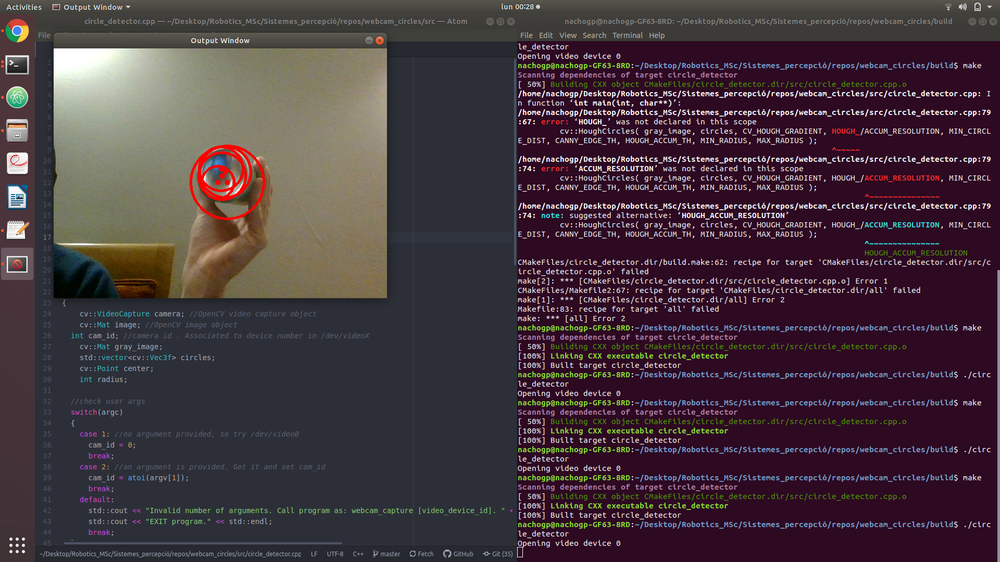
//> input picture imatge3.png, 1000 x 562 px, shrunk from 1920 x 1080 before the run, given in place of the camera
$ ./circle_detector 3   (built with g++ and OpenCV 4)
//> lines starting //> are read from the running program, lines starting //| are printed output that depends on the picture

//OpenCV
#include "opencv2/opencv.hpp"
#include "opencv2/core.hpp"
#include "opencv2/imgproc.hpp"

//std
#include <iostream>
#include <cstdlib>
#include <vector>

//constants
const int GAUSSIAN_BLUR_SIZE = 7;
const double GAUSSIAN_BLUR_SIGMA = 2;
const double CANNY_EDGE_TH = 150;
const double HOUGH_ACCUM_RESOLUTION = 2;
const double MIN_CIRCLE_DIST = 100;
const double HOUGH_ACCUM_TH = 1000;
const int MIN_RADIUS = 20;
const int MAX_RADIUS = 100;

int main(int argc, char *argv[])
{
    cv::VideoCapture camera; //OpenCV video capture object
    cv::Mat image; //OpenCV image object
	int cam_id; //camera id . Associated to device number in /dev/videoX
    cv::Mat gray_image;
    std::vector<cv::Vec3f> circles;
    cv::Point center;
    int radius;

	//check user args
	switch(argc)
	{
		case 1: //no argument provided, so try /dev/video0
			cam_id = 0;
			break;
		case 2: //an argument is provided. Get it and set cam_id
			cam_id = atoi(argv[1]);
			break;
		default:
			std::cout << "Invalid number of arguments. Call program as: webcam_capture [video_device_id]. " << std::endl;
			std::cout << "EXIT program." << std::endl;
			break;
	}

	//advertising to the user
	std::cout << "Opening video device " << cam_id << std::endl;

    //open the video stream and make sure it's opened
    if( !camera.open(cam_id) )
	{
        std::cout << "Error opening the camera. May be invalid device id. EXIT program." << std::endl;
        return -1;
    }

    //Process loop. Capture and point feature extraction. User can quit pressing a key
    while(1)
	{
		//Read image and check it. Blocking call up to a new image arrives from camera.
        if(!camera.read(image))
		{
            std::cout << "No image" << std::endl;
            cv::waitKey();
        }
//> image is the input picture: 562 rows x 1000 cols, CV_8UC3; mean B, G, R 61.5, 53.7, 68.4

    //**************** Find circles in the image ****************************

        //clear previous circles
        circles.clear();

        // If input image is RGB, convert it to gray
        cv::cvtColor(image, gray_image, CV_BGR2GRAY);
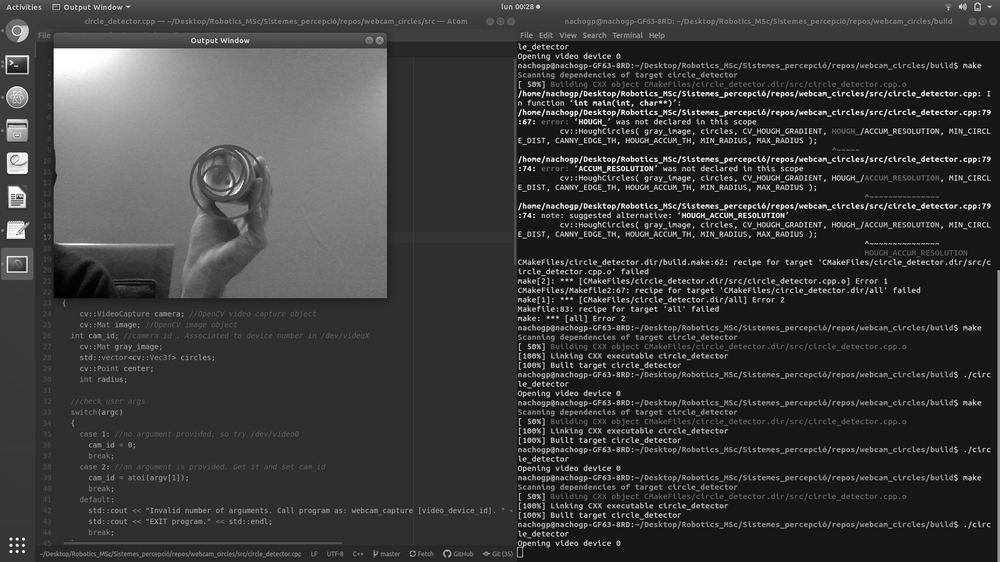
//> gray_image: 562 rows x 1000 cols, CV_8UC1; min 0, max 255, mean 59.1

        //Reduce the noise so we avoid false circle detection
        cv::GaussianBlur( gray_image, gray_image, cv::Size(GAUSSIAN_BLUR_SIZE, GAUSSIAN_BLUR_SIZE), GAUSSIAN_BLUR_SIGMA );
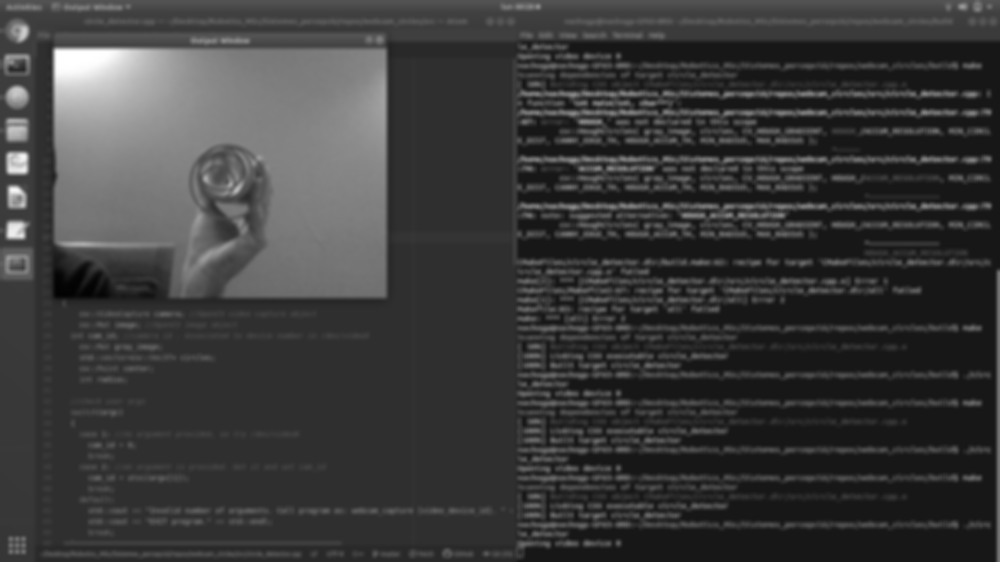
//> gray_image: 562 rows x 1000 cols, CV_8UC1; min 2, max 255, mean 59.1

        //Apply the Hough Transform to find the circles
        cv::HoughCircles( gray_image, circles, CV_HOUGH_GRADIENT, HOUGH_ACCUM_RESOLUTION, MIN_CIRCLE_DIST, CANNY_EDGE_TH, HOUGH_ACCUM_TH, MIN_RADIUS, MAX_RADIUS );

        //draw circles on the image
        for(unsigned int ii = 0; ii < circles.size(); ii++ )
        {
            if ( circles[ii][0] != -1 )
            {
                    center = cv::Point(cvRound(circles[ii][0]), cvRound(circles[ii][1]));
                    radius = cvRound(circles[ii][2]);
                    cv::circle(image, center, 5, cv::Scalar(0,0,255), -1, 8, 0 );// circle center in green
                    cv::circle(image, center, radius, cv::Scalar(0,0,255), 3, 8, 0 );// circle perimeter in red
            }
        }

    //********************************************************************

        //show image
        cv::imshow("Output Window", image);

		//Waits 1 millisecond to check if a key has been pressed. If so, breaks the loop. Otherwise continues.
        if((unsigned char)(cv::waitKey(1)) == 'q') break;
//> the 'q' key is pressed
    }
}

$ run again, on imatge5.png
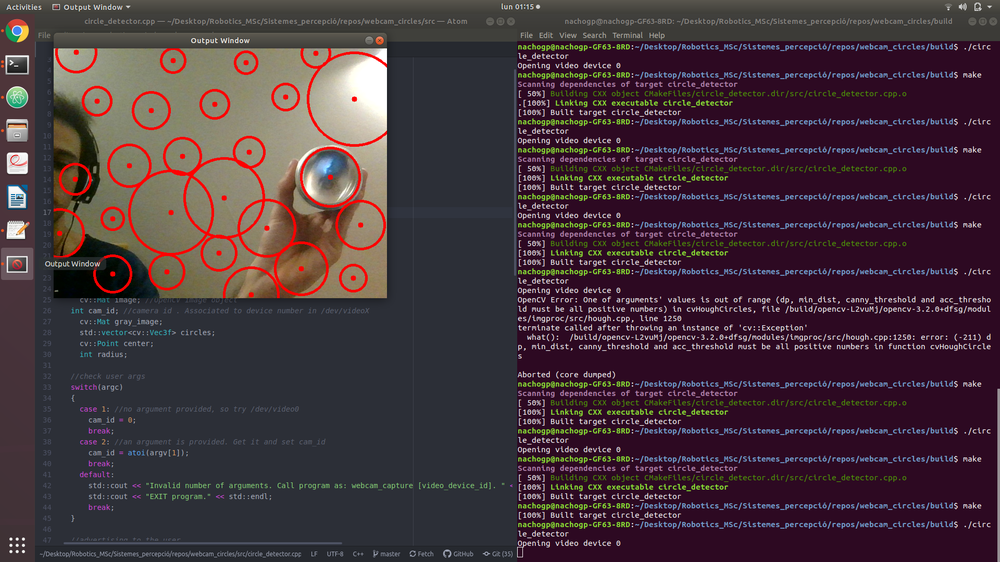
//> input picture imatge5.png, 1000 x 562 px, shrunk from 1920 x 1080 before the run, given in place of the camera
//> image is the input picture: 562 rows x 1000 cols, CV_8UC3; mean B, G, R 58.9, 51.1, 68.2
//> `cv::cvtColor(image, gray_image, CV_BGR2GRAY);`:
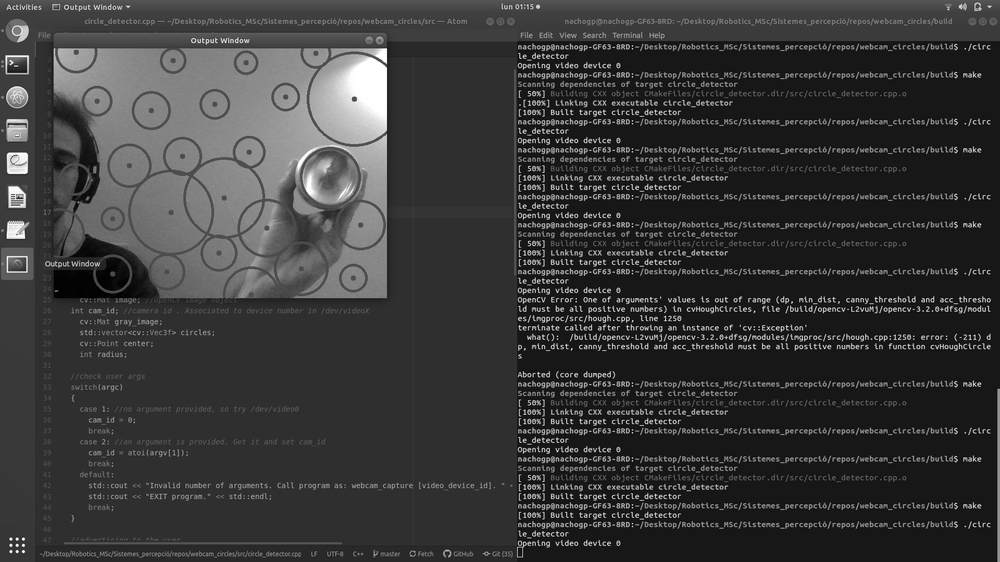
//> gray_image: 562 rows x 1000 cols, CV_8UC1; min 0, max 255, mean 57.2
//> `cv::GaussianBlur( gray_image, gray_image, cv::Size(GAUSSIAN_BLUR_SIZE,..`:
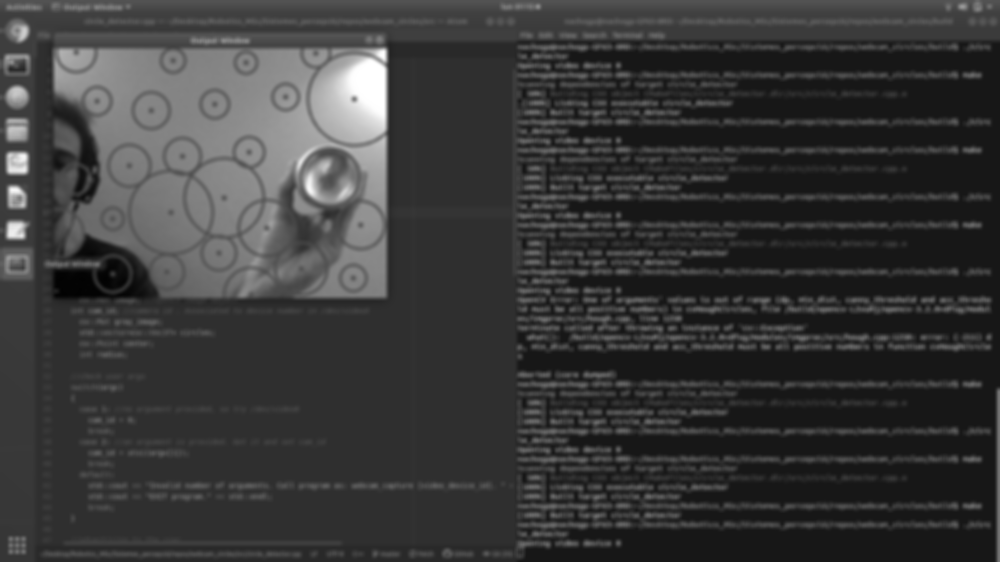
//> gray_image: 562 rows x 1000 cols, CV_8UC1; min 2, max 255, mean 57.2
